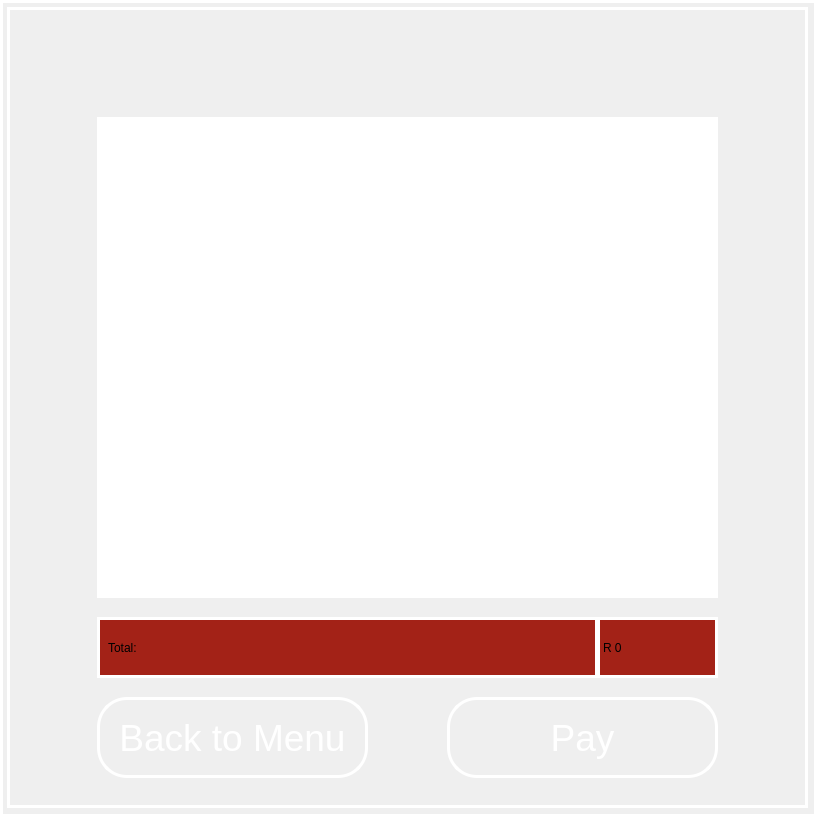
    <widget class="QWidget" name="CheckoutPage">
     <property name="styleSheet">
      <string notr="true">border:3px solid white;</string>
     </property>
     <widget class="QFrame" name="frame_4">
      <property name="geometry">
       <rect>
        <x>7</x>
        <y>7</y>
        <width>801</width>
        <height>801</height>
       </rect>
      </property>
      <property name="frameShape">
       <enum>QFrame::StyledPanel</enum>
      </property>
      <property name="frameShadow">
       <enum>QFrame::Raised</enum>
      </property>
      <widget class="QListWidget" name="lWcheckout">
       <property name="geometry">
        <rect>
         <x>90</x>
         <y>110</y>
         <width>501</width>
         <height>481</height>
        </rect>
       </property>
       <property name="focusPolicy">
        <enum>Qt::NoFocus</enum>
       </property>
       <property name="styleSheet">
        <string notr="true"/>
       </property>
       <property name="editTriggers">
        <set>QAbstractItemView::NoEditTriggers</set>
       </property>
      </widget>
      <widget class="QListWidget" name="lWcheckoutPrices">
       <property name="geometry">
        <rect>
         <x>590</x>
         <y>110</y>
         <width>121</width>
         <height>481</height>
        </rect>
       </property>
       <property name="focusPolicy">
        <enum>Qt::NoFocus</enum>
       </property>
       <property name="styleSheet">
        <string notr="true"/>
       </property>
       <property name="editTriggers">
        <set>QAbstractItemView::NoEditTriggers</set>
       </property>
       <property name="itemAlignment">
        <set>Qt::AlignCenter</set>
       </property>
      </widget>
      <widget class="QLabel" name="lblCheckoutTotalText">
       <property name="geometry">
        <rect>
         <x>90</x>
         <y>610</y>
         <width>501</width>
         <height>61</height>
        </rect>
       </property>
       <property name="styleSheet">
        <string notr="true">background-color:rgb(163,34,23);</string>
       </property>
       <property name="text">
        <string>Total:</string>
       </property>
       <property name="indent">
        <number>8</number>
       </property>
      </widget>
      <widget class="QLabel" name="lblCheckoutTotalAmount">
       <property name="geometry">
        <rect>
         <x>590</x>
         <y>610</y>
         <width>121</width>
         <height>61</height>
        </rect>
       </property>
       <property name="styleSheet">
        <string notr="true">background-color:rgb(163,34,23);</string>
       </property>
       <property name="text">
        <string>R 0</string>
       </property>
       <property name="indent">
        <number>-1</number>
       </property>
      </widget>
      <widget class="QPushButton" name="pBpay">
       <property name="geometry">
        <rect>
         <x>440</x>
         <y>690</y>
         <width>271</width>
         <height>81</height>
        </rect>
       </property>
       <property name="font">
        <font>
         <family>Segoe UI</family>
         <pointsize>28</pointsize>
        </font>
       </property>
       <property name="cursor">
        <cursorShape>PointingHandCursor</cursorShape>
       </property>
       <property name="styleSheet">
        <string notr="true">color:white;
border-radius:30px;
border:3px solid white;
position: absolute;</string>
       </property>
       <property name="text">
        <string>Pay</string>
       </property>
      </widget>
      <widget class="QPushButton" name="pBbacktomenu">
       <property name="geometry">
        <rect>
         <x>90</x>
         <y>690</y>
         <width>271</width>
         <height>81</height>
        </rect>
       </property>
       <property name="font">
        <font>
         <family>Segoe UI</family>
         <pointsize>28</pointsize>
        </font>
       </property>
       <property name="cursor">
        <cursorShape>PointingHandCursor</cursorShape>
       </property>
       <property name="styleSheet">
        <string notr="true">color:white;
border-radius:30px;
border:3px solid white;
position: absolute;</string>
       </property>
       <property name="text">
        <string>Back to Menu</string>
       </property>
      </widget>
     </widget>
    </widget>
